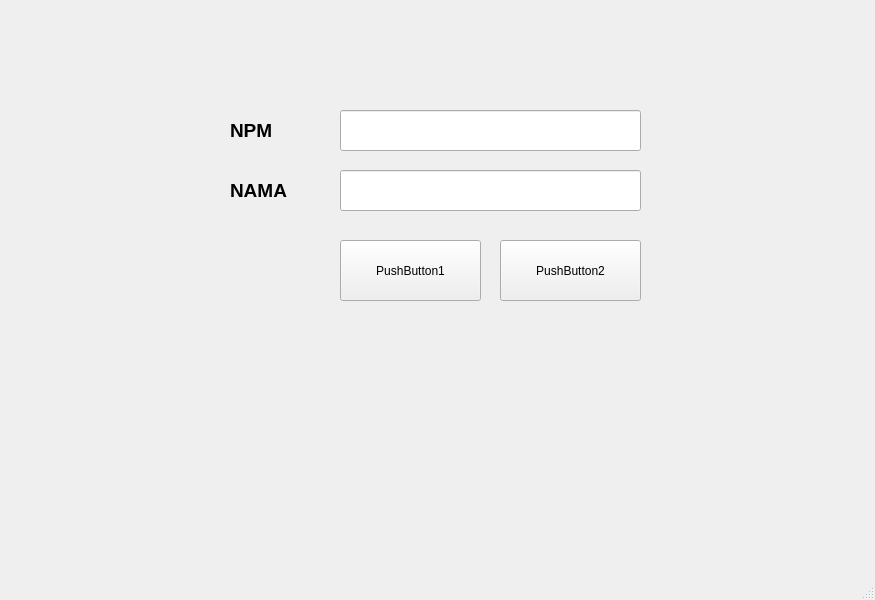
<?xml version="1.0" encoding="UTF-8"?>
<ui version="4.0">
 <class>MainWindow</class>
 <widget class="QMainWindow" name="MainWindow">
  <property name="geometry">
   <rect>
    <x>0</x>
    <y>0</y>
    <width>875</width>
    <height>600</height>
   </rect>
  </property>
  <property name="windowTitle">
   <string>MainWindow</string>
  </property>
  <widget class="QWidget" name="centralwidget">
   <widget class="QLineEdit" name="lineEdit">
    <property name="geometry">
     <rect>
      <x>340</x>
      <y>110</y>
      <width>301</width>
      <height>41</height>
     </rect>
    </property>
   </widget>
   <widget class="QLineEdit" name="lineEdit_2">
    <property name="geometry">
     <rect>
      <x>340</x>
      <y>170</y>
      <width>301</width>
      <height>41</height>
     </rect>
    </property>
   </widget>
   <widget class="QLabel" name="label">
    <property name="geometry">
     <rect>
      <x>230</x>
      <y>110</y>
      <width>71</width>
      <height>41</height>
     </rect>
    </property>
    <property name="font">
     <font>
      <pointsize>14</pointsize>
      <weight>75</weight>
      <bold>true</bold>
     </font>
    </property>
    <property name="text">
     <string>NPM</string>
    </property>
   </widget>
   <widget class="QLabel" name="label_2">
    <property name="geometry">
     <rect>
      <x>230</x>
      <y>170</y>
      <width>81</width>
      <height>41</height>
     </rect>
    </property>
    <property name="font">
     <font>
      <pointsize>14</pointsize>
      <weight>75</weight>
      <bold>true</bold>
     </font>
    </property>
    <property name="text">
     <string>NAMA</string>
    </property>
   </widget>
   <widget class="QPushButton" name="pushButton">
    <property name="geometry">
     <rect>
      <x>340</x>
      <y>240</y>
      <width>141</width>
      <height>61</height>
     </rect>
    </property>
    <property name="text">
     <string>PushButton1</string>
    </property>
   </widget>
   <widget class="QPushButton" name="pushButton_2">
    <property name="geometry">
     <rect>
      <x>500</x>
      <y>240</y>
      <width>141</width>
      <height>61</height>
     </rect>
    </property>
    <property name="text">
     <string>PushButton2</string>
    </property>
   </widget>
  </widget>
  <widget class="QMenuBar" name="menubar">
   <property name="geometry">
    <rect>
     <x>0</x>
     <y>0</y>
     <width>875</width>
     <height>26</height>
    </rect>
   </property>
  </widget>
  <widget class="QStatusBar" name="statusbar"/>
 </widget>
 <resources/>
 <connections/>
</ui>
